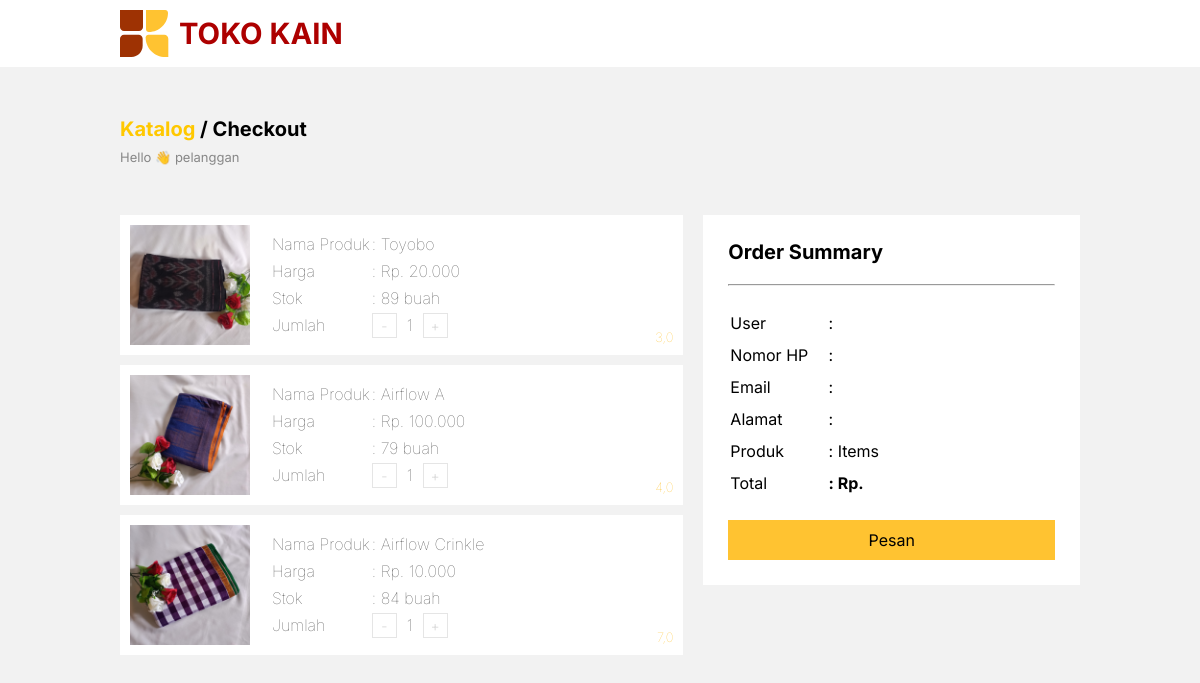
/cart/ (signed in), run on the app's committed database.
### greenstore_app/models.py (models this page shows, shortened)
class CustomUser(AbstractUser):
    nomor = models.CharField(max_length=20)
    alamat = models.CharField(max_length=255)

class CartItem(models.Model):
    cart = models.ForeignKey(Cart, on_delete=models.CASCADE)
    produk = models.ForeignKey('Produk', on_delete=models.CASCADE)
    quantity = models.PositiveIntegerField(default=1)

class Produk(models.Model):
    img_produk = models.ImageField(upload_to='produk')
    nama_produk = models.CharField(max_length=100)
    rettings = models.FloatField()
    harga = models.IntegerField()
    stok = models.IntegerField(default=0)

### greenstore_app/views.py (the view)
# urls.py: path('cart/', CartView.as_view(), name='cart'),
class CartView(View):
    template_name = 'checkout.html'
    def get(self, request, *args, **kwargs):
        user_cart, created = Cart.objects.get_or_create(user=request.user)
        cart_items = user_cart.cartitem_set.all()
        return render(request, self.template_name, {'cart_items': cart_items})

### templates/checkout.html (shortened to what this page needs)
<!DOCTYPE html>
<html lang="en">
<head>
    <link rel="stylesheet" href="{% static 'css/checkout.css' %}">
</head>
<body>
    <nav>
        <div class="logo">
            <a href="{% url 'index' %}" style="text-decoration: none; color: #6C9E03; display: flex; gap: 10px; align-items: center;">
                <img src="{% static 'img/logo.svg' %}" alt="">
                 <h3><a href="{% url 'index' %}" style="text-decoration: none; color: var(--dua)">TOKO KAIN</a></h3>
             </a>
        </div>
    </nav>
    <div class="container">
        <div class="content1">
            <div class="title">
                <h4><a href="{%url 'index'%}" style="text-decoration: none; color: rgb(255, 200, 0);">Katalog</a> / Checkout</h4>
                <p>Hello 👋 {{user}}</p>
            </div>
        </div>
        <div class="content2">
            <div class="order">
                {% if cart_items %}
                    {% for item in cart_items %}
                        <div class="cart">
                            <img src="{{ item.produk.img_produk.url }}" alt="">
                            <div class="card">
                                <table>
                                    <tr>
                                        <td>Nama Produk</td>
                                        <td>: {{ item.produk.nama_produk }}</td>
                                    </tr>
                                    <tr>
                                        <td>Harga</td>
                                        <td>:<p id="formatted-harga" style="display: inline;"> {{ item.produk.harga }}</p></td>
                                    </tr>
                                    <tr>
                                        <td>Stok </td>
                                        <td>: {{ item.produk.stok }} buah</td>
                                    </tr>
                                    <tr>
                                        <td>Jumlah </td>
                                        <td>
                                            <div class="qty">
                                                <button class="btn-kurang" data-produk-id="{{ item.produk.id }}">-</button>
                                                <p class="jumlah-item" data-produk-id="{{ item.produk.id }}">{{ item.quantity }}</p>
                                                <button class="btn-tambah" data-produk-id="{{ item.produk.id }}">+</button>
                                            </div>
                                        </td>
                                    </tr>
                                </table>
                                <div class="retings">
                                    {% if item.produk.rettings  == 1.00 %}
                                        <ion-icon name="star"></ion-icon>
                                        {{ item.produk.rettings }}
                                    {% elif item.produk.rettings  == 2.00  %}
                                        <ion-icon name="star"></ion-icon>
                                        <ion-icon name="star"></ion-icon>
                                        {{ item.produk.rettings }}
                                    {% elif item.produk.rettings  == 3.00  %}
                                        {{ item.produk.rettings }}
                                    {% elif item.produk.rettings  == 4.00  %}
                                        {{ item.produk.rettings }}
                                    {% else %}
                                        {{ item.produk.rettings }}
                                    {% endif %}
                                </div>
                            </div>
                        </div>
                    {% endfor %}
                {% else %}
                    <p>Keranjang belanja Anda kosong.</p>
                {% endif %}
            </div>
            <div class="summray">
                <div class="title">
                    <h3>Order Summary</h3>
                    <hr>
                </div>
                <table>
                    <tr>
                        <td style="width: 30%;">User</td>
                        <td>: </td>
                    </tr>
                    <tr>
                        <td>Nomor HP</td>
                        <td>: </td>
                    </tr>
                    <tr>
                        <td>Email</td>
                        <td>: </td>
                    </tr>
                    <tr>
                        <td>Alamat</td>
                        <td>: </td>
                    </tr>
                    <tr>
                        <td>Produk</td>
                        <td>:  Items</td>
                    </tr>
                    <tr>
                        <td>Total</td>
                        <td style="font-weight: bold;">: Rp. </td>
                    </tr>
                </table>
                {% if order_error %}
                    <div class="error-message">
                        {{ order_error }}
                    </div>
                {% else %}
                    <button id="pesan-btn">Pesan</button>
                {% endif %}
            </div>
        </div>
    </div>
</body>
</html>

### static/css/checkout.css (style rules this page uses)
:root { --satu: #FFC331; --dua: #ad0000; }
* { margin: 0; padding: 0; box-sizing: border-box; font-family: 'Inter', sans-serif; }
body { background-color: #F2F2F2; }
nav { background-color: rgb(255, 255, 255); display: flex; justify-content: space-between; padding: 10px 120px; }
.logo { display: flex; align-items: center; gap: 10px; font-size: 25px; font-weight: 400; color: var(--dua); }
.container { margin: 0 120px; }
.container .content1 { display: flex; justify-content: space-between; align-items: center; margin: 50px 0; }
.container .content1 .title { font-size: 20px; }
.container .content1 .title p { margin-top: 8px; font-size: 13px; color: rgb(135, 135, 135); }
.container .content2 { display: flex; gap: 20px; }
.content2 .order { display: flex; gap: 10px; flex-direction: column; width: 60%; margin-bottom: 50px; }
.content2 .order .cart { background-color: rgb(255, 255, 255); padding: 10px; display: flex; gap: 20px; position: relative; }
.content2 .order .cart img { width: 120px; height: 120px; }
.content2 .order .cart .card { display: flex; flex-direction: column; justify-content: space-around; color: rgb(81, 81, 81); font-weight: 100; }
.content2 .order .cart .card table { line-height: 25px; }
.content2 .order .cart .card .qty { display: flex; gap: 10px; }
.content2 .order .cart .card .qty button { width: 25px; height: 25px; background-color: transparent; border: 1px solid rgb(229, 229, 229); color: #dedede; }
.content2 .order .cart .card .retings { position: absolute; bottom: 10px; right: 10px; cursor: pointer; color: var(--satu); font-size: 13px; }
.content2 .summray { width: 40%; height: 50%; background-color: rgb(255, 255, 255); padding: 25px; display: flex; gap: 20px; flex-direction: column; justify-content: space-around; }
.content2 .summray h3 { font-size: 20px; padding-bottom: 20px; }
.content2 .summray table tr { font-weight: 400; height: 30px; }
.content2 .summray button { height: 40px; font-size: 16px; background-color: var(--satu); border: none; cursor: pointer; }

### templates/checkout.html (style rules this page uses)
.content2 .order { margin-bottom: 50px; }

### data on the page
CustomUser: username "pelanggan"
CartItem: produk.img_produk (picture), produk.nama_produk "Toyobo", produk.stok "89", quantity "1", produk.rettings "3,0"
CartItem: produk.img_produk (picture), produk.nama_produk "Airflow A", produk.stok "79", quantity "1", produk.rettings "4,0"
CartItem: produk.img_produk (picture), produk.nama_produk "Airflow Crinkle", produk.stok "84", quantity "1", produk.rettings "7,0"
